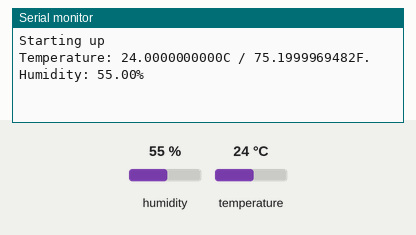
Simulated run of this sketch. Board: Arduino Uno, built with avr-gcc and run on an emulated ATmega328P. Shown: the last lines printed to the serial monitor. The inputs (shaded band) are chosen by the test bench; at power-on: humidity 55 %, temperature 24 °C.

Above: at 1.2 s.
1.3 s: humidity set to 22 %
At 2.6 s:
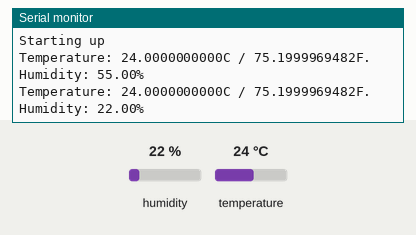
2.8 s: temperature set to 12 °C
4.3 s: humidity set to 40 %
At 4.3 s:
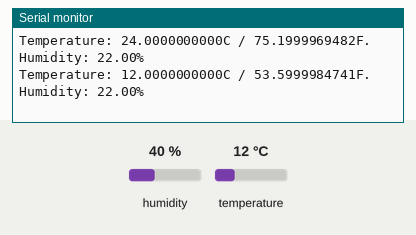
Timing chart, 0 to 7.3 s (numbered marks = the images above; inputs shaded):
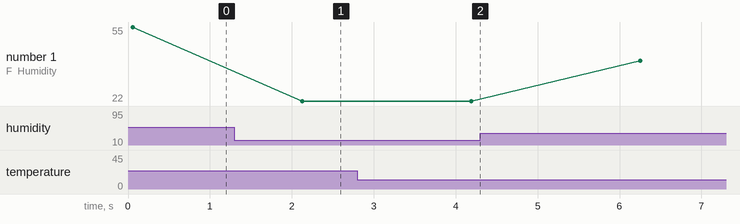

Measured:
- after the input at 1.3 s, the serial monitor: prints a new line after 0.82 s (image 1)
- plotted number 1: 55 → 22 after the input at 1.3 s, 22 → 40 after the input at 4.3 s

The sketch:

SHT11.ino
```cpp
// (licence header left out)
#include <SHT1x.h>

// Specify data and clock connections and instantiate SHT1x object
#define dataPin  0
#define clockPin 2

SHT1x sht1x(dataPin, clockPin);

void setup()
{
   Serial.begin(9600); // Open serial connection to report values to host
   Serial.println("Starting up");
}

void loop()
{
  float temp_c;
  float temp_f;
  float humidity;

  // Read values from the sensor
  temp_c = sht1x.readTemperatureC();
  temp_f = sht1x.readTemperatureF();
  humidity = sht1x.readHumidity();

  // Print the values to the serial port
  Serial.print("Temperature: ");
  Serial.print(temp_c, DEC);
  Serial.print("C / ");
  Serial.print(temp_f, DEC);
  Serial.print("F. Humidity: ");
  Serial.print(humidity);
  Serial.println("%");

  delay(2000);
}
```
